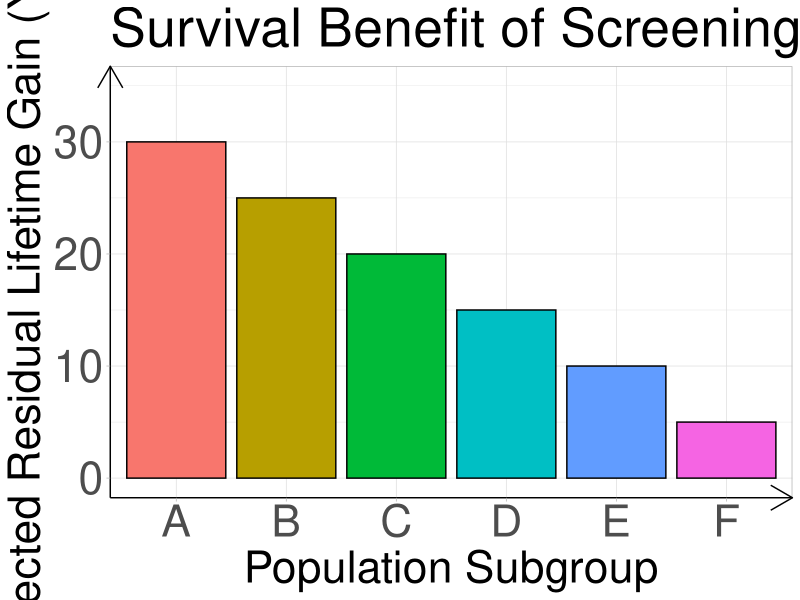
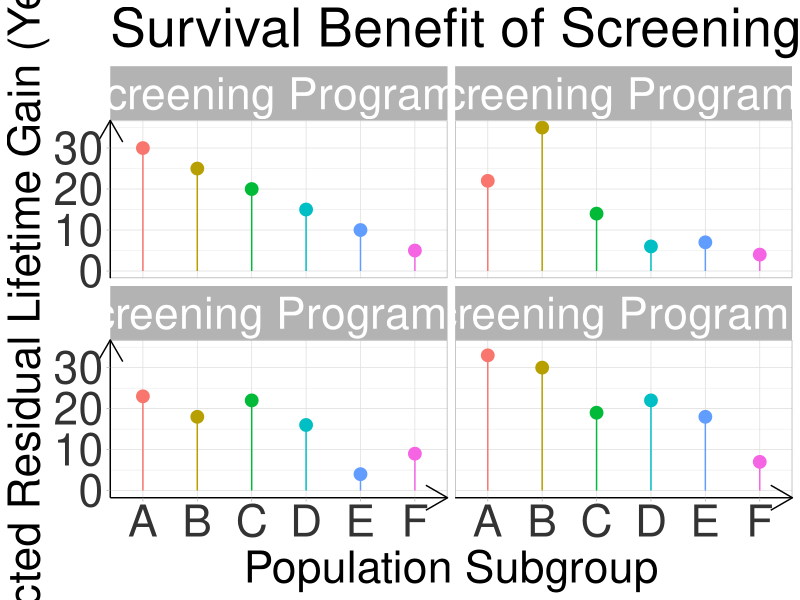

Generate these figures, in order, with R:
## ---- chunk 1
library(tidyverse)

A <- rnorm(100,30,1)
B <- rnorm(100,25,1)
C <- rnorm(100,20,1)
D <- rnorm(100,15,1)
E <- rnorm(100,10,1)
F <- rnorm(100,5,1)

a <- rep("A",100)
b <- rep("B",100)
c <- rep("C",100)
d <- rep("D",100)
e <- rep("E",100)
f <- rep("F",100)

aa <- cbind.data.frame(a,A)
bb <- cbind.data.frame(b,B)
cc <- cbind.data.frame(c,C)
dd <- cbind.data.frame(d,D)
ee <- cbind.data.frame(e,E)
ff <- cbind.data.frame(f,F)



aa <- aa %>% 
  rename(
    Subgroup = a,
    Benefit = A
  )
bb <- bb %>% 
  rename(
    Subgroup = b,
    Benefit = B
  )
cc <- cc %>% 
  rename(
    Subgroup = c,
    Benefit = C
  )
dd <- dd %>% 
  rename(
    Subgroup = d,
    Benefit = D
  )
ee <- ee %>% 
  rename(
    Subgroup = e,
    Benefit = E
  )
ff <- ff %>% 
  rename(
    Subgroup = f,
    Benefit = F
  )

df <- rbind.data.frame(aa,bb,cc,dd,ee,ff)

df <- data.frame(Subgroup=c("A", "B", "C", "D", "E", "F"),
                 Benefit=c(30, 25, 20, 15, 10, 5))
head(df)

ggplot(df,aes(x=Subgroup,y=Benefit,fill=Subgroup))+
  geom_bar(stat="Identity",col="black")+
  ggtitle("Survival Benefit of Screening by Population Subgroup")+
  xlab("Population Subgroup")+
  ylab("Expected Residual Lifetime Gain (Years)")+
  theme_light()+
  theme(title = element_text(size = 32, margin = margin(10, 0, 10, 0)),
        axis.title = element_text( size = 32),
        axis.text.x = element_text(size = 32),
        axis.text.y = element_text(size = 32),
        legend.title = element_text(size = 32),
        legend.text = element_text(size = 32),
        legend.position = "none",
        axis.line = element_line(arrow = arrow()))+
  ylim(c(0,35))

df <- data.frame(Subgroup=c("A", "B", "C", "D", "E", "F"),
                 Benefit=c(30, 25, 20, 15, 10, 5),
                 Intervention=c("Screening Program I","Screening Program I","Screening Program I","Screening Program I","Screening Program I","Screening Program I"))
head(df)


df2 <- data.frame(Subgroup=c("B", "A", "C", "E", "D", "F"),
                 Benefit=c(35, 22, 14, 7, 6, 4),
                 Intervention=c("Screening Program II","Screening Program II","Screening Program II","Screening Program II","Screening Program II","Screening Program II"))
head(df2)

df3 <- data.frame(Subgroup=c("A", "C", "B", "D", "F", "E"),
                  Benefit=c(23, 22, 18, 16, 9, 4),
                  Intervention=c("Screening Program III","Screening Program III","Screening Program III","Screening Program III","Screening Program III","Screening Program III"))
head(df3)

df4 <- data.frame(Subgroup=c("A", "B", "D", "C", "E", "F"),
                  Benefit=c(33, 30, 22, 19, 18, 7),
                  Intervention=c("Screening Program IV","Screening Program IV","Screening Program IV","Screening Program IV","Screening Program IV","Screening Program IV"))
head(df4)

dff <- rbind.data.frame(df,df2,df3,df4)

ggplot(dff,aes(x=Subgroup,y=Benefit,col=Subgroup))+
  geom_point(size=4)+
  geom_segment(aes(x=Subgroup, 
                   xend=Subgroup, 
                   y=0, 
                   yend=Benefit)) +
  ggtitle("Survival Benefit of Screening Programs by Population Subgroup")+
  xlab("Population Subgroup")+
  ylab("Expected Residual Lifetime Gain (Years)")+
  theme_light()+
  theme(axis.text.x = element_text(color = "grey20", size = 32),
        axis.text.y = element_text(color = "grey20", size = 32),  
        axis.title.x = element_text(size = 32),
        axis.title.y = element_text(size = 32),
        strip.text = element_text(size = 32),
        axis.line = element_line(arrow = arrow()),
        legend.position="none",
        title = element_text(size=32, 
        margin = margin(10, 0, 10, 0)))+
  ylim(c(0,35))+
  facet_wrap(~Intervention)

